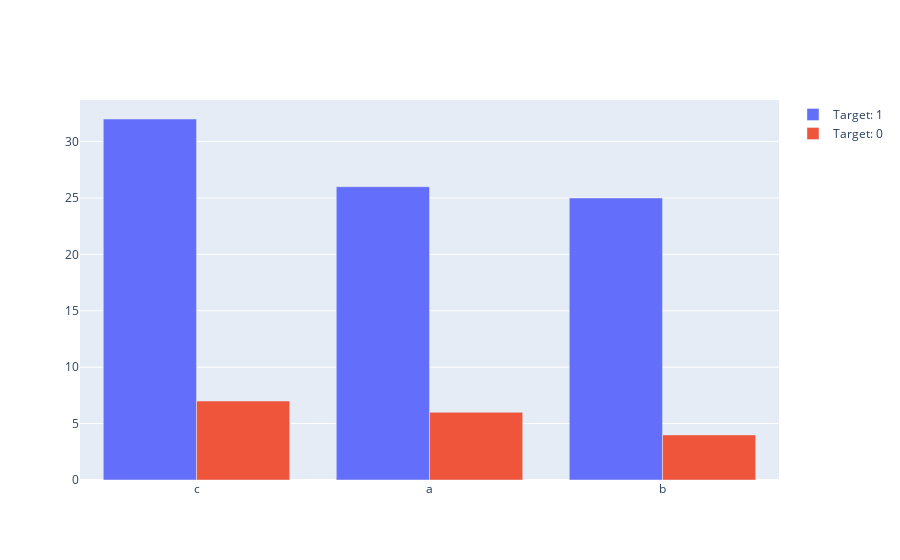

The cell this chart's notebook holds for it:
### Markdown cell above
# Bar Chart for Categorical

### Code cell
from typing import Union, List
# pyspark
def make_bar(self, cols: Union[List, str]):
    grouped = dd.groupBy([self.target, *cols]).count().toPandas()
    print(grouped)
    fig = go.Figure()
    for col in cols:
        for target_val in grouped[self.target].unique():
            fig.add_trace(go.Bar(
                x=grouped[col].unique(),
                y=grouped.loc[grouped[self.target]==target_val, 'count'],
                name=f'Target: {target_val}'
            ))

    fig.show()

# pandas
def make_bar(self, col: Union[List, str]):
    self.df = self.df.assign(count=1)
    grouped = self.df.groupby([self.target, col], as_index=False).count()
    fig = go.Figure()
    for target_val in grouped[self.target].unique():
        fig.add_trace(go.Bar(
            x=grouped[col].unique(),
            y=grouped.loc[grouped[self.target]==target_val, 'count'],
            name=f'Target: {target_val}'
        ))

    self.df.drop('_cnt', axis=1, inplace=True)
    fig.show()

class SE:pass
SE.make_bar = make_bar
s = SE()
s.target='bin_target'
s.make_bar(['cat1'])

### Figure 1 — Plotly figure (JSON) as saved in the notebook; plotly's stock layout.template omitted (floating-point values rounded to 4 significant figures)
{"data": [{"name": "Target: 1", "type": "bar", "x": ["c", "a", "b"], "y": [32, 26, 25]}, {"name": "Target: 0", "type": "bar", "x": ["c", "a", "b"], "y": [7, 6, 4]}], "layout": {}}
